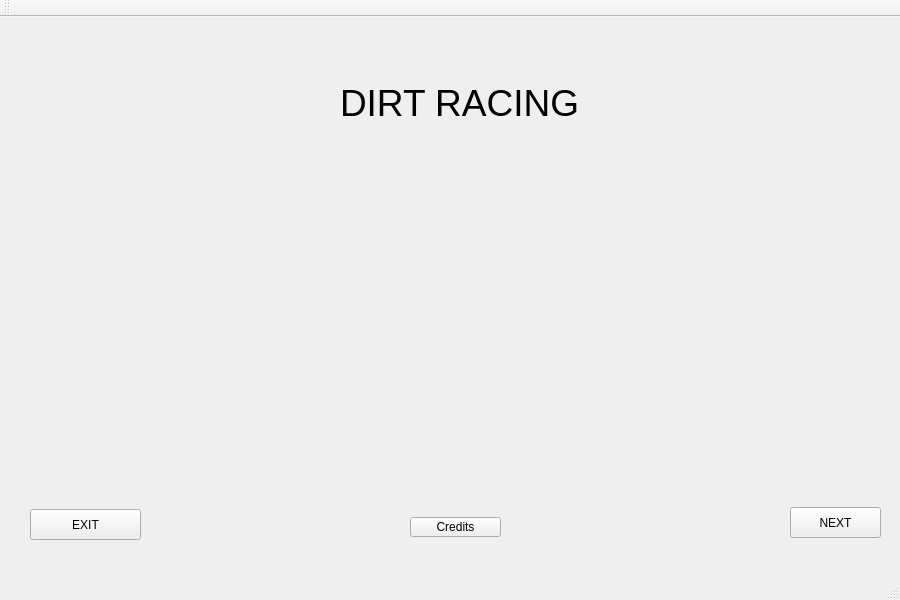
<?xml version="1.0" encoding="UTF-8"?>
<ui version="4.0">
 <class>MainWindow</class>
 <widget class="QMainWindow" name="MainWindow">
  <property name="enabled">
   <bool>true</bool>
  </property>
  <property name="geometry">
   <rect>
    <x>0</x>
    <y>0</y>
    <width>900</width>
    <height>600</height>
   </rect>
  </property>
  <property name="minimumSize">
   <size>
    <width>400</width>
    <height>300</height>
   </size>
  </property>
  <property name="windowTitle">
   <string>MainWindow</string>
  </property>
  <widget class="QWidget" name="centralWidget">
   <widget class="QLabel" name="label">
    <property name="geometry">
     <rect>
      <x>-30</x>
      <y>10</y>
      <width>941</width>
      <height>601</height>
     </rect>
    </property>
    <property name="text">
     <string/>
    </property>
    <property name="pixmap">
     <pixmap resource="home_image.qrc">:/pics/bike.jpg</pixmap>
    </property>
    <property name="scaledContents">
     <bool>true</bool>
    </property>
   </widget>
   <widget class="QPushButton" name="pushButton">
    <property name="geometry">
     <rect>
      <x>30</x>
      <y>492</y>
      <width>111</width>
      <height>31</height>
     </rect>
    </property>
    <property name="text">
     <string>EXIT</string>
    </property>
   </widget>
   <widget class="QPushButton" name="pushButton_2">
    <property name="geometry">
     <rect>
      <x>790</x>
      <y>490</y>
      <width>91</width>
      <height>31</height>
     </rect>
    </property>
    <property name="text">
     <string>NEXT</string>
    </property>
   </widget>
   <widget class="QLabel" name="label_2">
    <property name="geometry">
     <rect>
      <x>340</x>
      <y>70</y>
      <width>281</width>
      <height>31</height>
     </rect>
    </property>
    <property name="font">
     <font>
      <pointsize>28</pointsize>
     </font>
    </property>
    <property name="acceptDrops">
     <bool>false</bool>
    </property>
    <property name="text">
     <string>DIRT RACING</string>
    </property>
   </widget>
   <widget class="QPushButton" name="pushButton_3">
    <property name="geometry">
     <rect>
      <x>410</x>
      <y>500</y>
      <width>91</width>
      <height>20</height>
     </rect>
    </property>
    <property name="text">
     <string>Credits</string>
    </property>
   </widget>
  </widget>
  <widget class="QMenuBar" name="menuBar">
   <property name="geometry">
    <rect>
     <x>0</x>
     <y>0</y>
     <width>900</width>
     <height>25</height>
    </rect>
   </property>
  </widget>
  <widget class="QToolBar" name="mainToolBar">
   <attribute name="toolBarArea">
    <enum>TopToolBarArea</enum>
   </attribute>
   <attribute name="toolBarBreak">
    <bool>false</bool>
   </attribute>
  </widget>
  <widget class="QStatusBar" name="statusBar"/>
 </widget>
 <layoutdefault spacing="6" margin="11"/>
 <resources>
  <include location="home_image.qrc"/>
 </resources>
 <connections>
  <connection>
   <sender>pushButton</sender>
   <signal>clicked()</signal>
   <receiver>MainWindow</receiver>
   <slot>close()</slot>
   <hints>
    <hint type="sourcelabel">
     <x>85</x>
     <y>544</y>
    </hint>
    <hint type="destinationlabel">
     <x>449</x>
     <y>299</y>
    </hint>
   </hints>
  </connection>
 </connections>
</ui>
